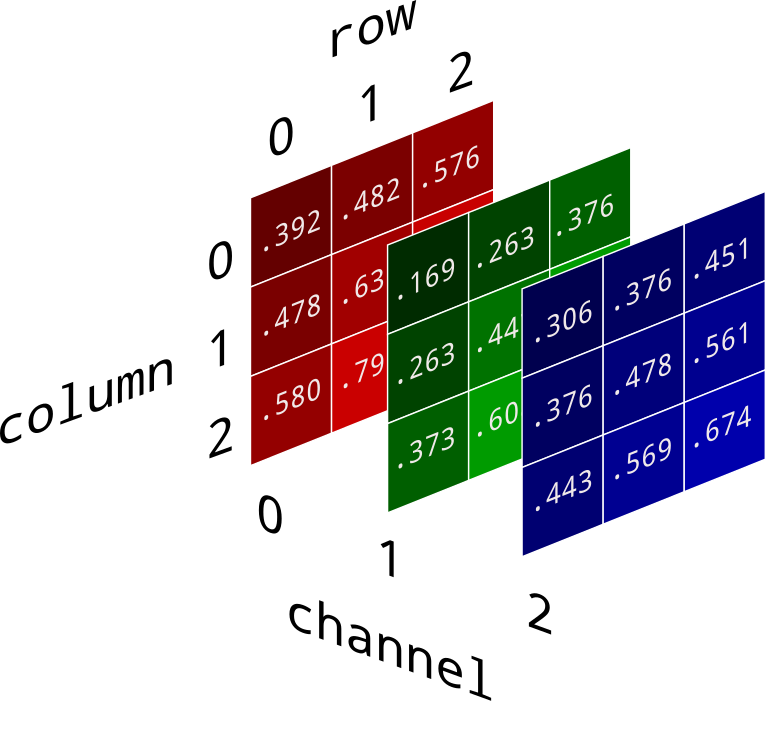
#> input picture Nump/three_d_array.png, 766 x 735 px
$ jupyter execute Numpy.ipynb
#> lines starting #> are read from the running program, lines starting #| are printed output that depends on the picture; after the words box and inside, x2 and y2 are one past the last pixel; in counts of white or black regions, pixels touching at a corner belong together
# Assignment-09
### Numpy

### Questin 01
Scientific Data Analysis with NumPy You are a scientist conducting research on climate change. You have collected temperature data from weather stations around the world stored in a NumPy array. Your task is to analyze the data using NumPy to:
1. Calculate the average temperature for each month across all stations.
2. Identify the station with the highest and lowest average temperature.
3. Determine the month with the largest temperature variation.
4. Visualize the temperature data using line plots or heatmaps.

<b>Use the following data set

[cell 1]
import numpy as np

# Sample temperature data for each month (in Celsius)
temperature_data = np.array([
    # January
    [10, 12, 15, 8, 9],
    # February
    [11, 13, 14, 9, 10],
    # March
    [12, 14, 16, 10, 11],
    # April
    [14, 16, 18, 12, 13],
    # May
    [16, 18, 20, 14, 15],
    # June
    [18, 20, 22, 16, 17],
    # July
    [20, 22, 24, 18, 19],
    # August
    [22, 24, 26, 20, 21],
    # September
    [20, 22, 24, 18, 19],
    # October
    [18, 20, 22, 16, 17],
    # November
    [15, 17, 19, 13, 14],
    # December
    [12, 14, 16, 10, 11]
])

# Station names for reference
station_names = ['Station A', 'Station B', 'Station C', 'Station D', 'Station E']

[cell 2]
#Average temperature for each month

monthly_avg_temp = np.mean(temperature_data, axis=1)
print("Average temperature for each month:", monthly_avg_temp)

[cell 3]
# Calculate average temperature for each station
station_avg_temp = np.mean(temperature_data, axis=0)
station_names = ['Station A', 'Station B', 'Station C', 'Station D', 'Station E']

# Identify the station with the highest and lowest average temperature
max_temp_station = station_names[np.argmax(station_avg_temp)]
min_temp_station = station_names[np.argmin(station_avg_temp)]

print("Station with the highest average temperature:", max_temp_station)
print("Station with the lowest average temperature:", min_temp_station)

[cell 4]
#Month with the largest temperature variation

# Calculate the standard deviation for each month
monthly_temp_variation = np.std(temperature_data, axis=1)

# Identify the month with the largest temperature variation
month_with_max_variation = np.argmax(monthly_temp_variation) + 1  # +1 to convert 0-index to 1-index for month
print("Month with the largest temperature variation:", month_with_max_variation)

[cell 5]
#Visualize the temperature data using line plots or heatmaps

import matplotlib.pyplot as plt

# Line plot for monthly average temperatures
plt.figure(figsize=(10, 6))
plt.plot(monthly_avg_temp, marker='o')
plt.title('Average Monthly Temperatures')
plt.xlabel('Month')
plt.ylabel('Average Temperature (Celsius)')
plt.xticks(ticks=np.arange(12), labels=[
    'Jan', 'Feb', 'Mar', 'Apr', 'May', 'Jun', 'Jul', 'Aug', 'Sep', 'Oct', 'Nov', 'Dec'])
plt.grid(True)
plt.show()
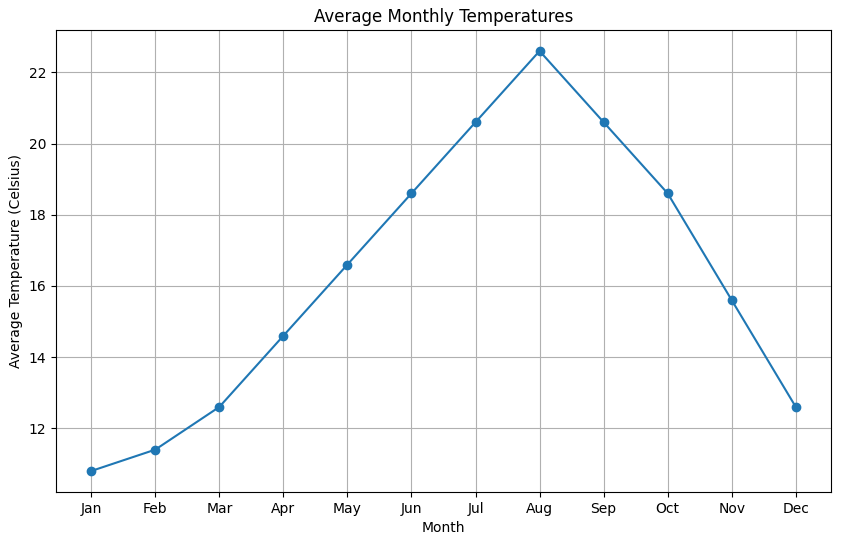
#> figure drawn by matplotlib, 1 panel; curve peaks at x = 7, y = 22.6

# Heatmap for all temperature data
plt.figure(figsize=(10, 6))
plt.imshow(temperature_data, aspect='auto', cmap='hot', interpolation='nearest')
plt.colorbar(label='Temperature (Celsius)')
plt.title('Monthly Temperature Data for All Stations')
plt.xlabel('Station')
plt.ylabel('Month')
plt.xticks(ticks=np.arange(5), labels=station_names)
plt.yticks(ticks=np.arange(12), labels=[
    'Jan', 'Feb', 'Mar', 'Apr', 'May', 'Jun', 'Jul', 'Aug', 'Sep', 'Oct', 'Nov', 'Dec'])
plt.show()
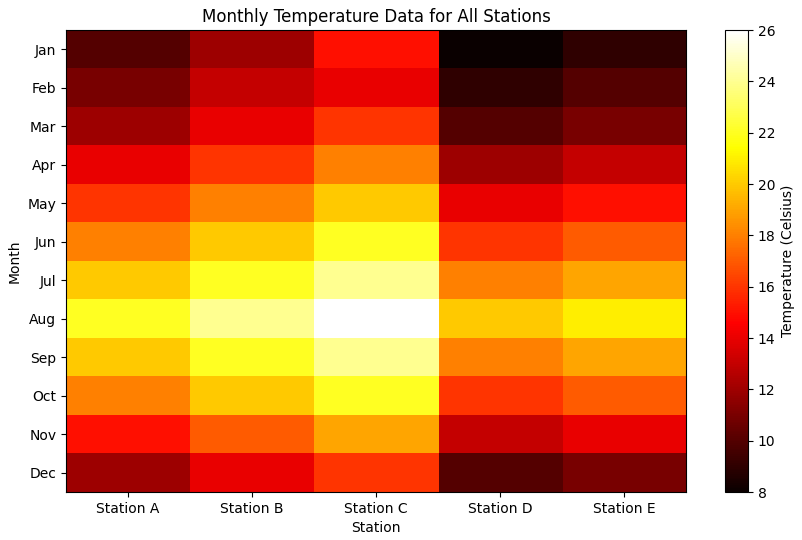
#> figure drawn by matplotlib, 2 panels

### Questin 02
 Financial Analysis with NumPy You are a data analyst working for a financial company. You have a dataset containing daily stock prices of a company for the past year stored in a NumPy array. Your task is to perform the following analysis using NumPy:
1. Calculate the daily returns of the stock prices.
2. Compute the mean, standard deviation, and variance of the daily returns.
3. Identify days with the highest and lowest returns.
4. Calculate the cumulative returns over the year.

<b>Use the following data set

[cell 6]
import numpy as np

# Sample daily stock prices for the past year
stock_prices = np.array([
    100.0, 102.5, 105.3, 107.1, 108.9, 110.7, 109.8, 108.2, 106.5, 105.0, 103.5, 102.0,
    101.2, 100.5, 99.8, 98.7, 97.6, 96.5, 95.4, 94.3, 93.2, 92.1, 91.0, 90.5, 90.0, 89.5,
    89.0, 88.5, 88.0, 87.5, 87.0, 86.5, 86.0, 86.5, 87.0, 87.5, 88.0, 88.5, 89.0, 89.5,
    90.0, 90.5, 91.0, 91.5, 92.0, 92.5, 93.0, 93.5, 94.0, 94.5, 95.0, 95.5, 96.0, 96.5,
    97.0, 97.5, 98.0, 98.5, 99.0, 99.5, 100.0, 101.0, 102.0, 103.0, 104.0, 105.0, 106.0,
    107.0, 108.0, 109.0, 110.0, 111.0, 112.0, 113.0, 114.0, 115.0, 116.0, 117.0, 118.0,
    119.0, 120.0, 121.0, 122.0, 123.0, 124.0, 125.0, 126.0, 127.0, 128.0, 129.0, 130.0,
    131.0, 132.0, 133.0, 134.0, 135.0, 136.0, 137.0, 138.0, 139.0, 140.0, 141.0, 142.0,
    143.0, 144.0, 145.0, 146.0, 147.0, 148.0, 149.0, 150.0, 151.0, 152.0, 153.0, 154.0,
    155.0, 156.0, 157.0, 158.0, 159.0, 160.0, 161.0, 162.0, 163.0, 164.0, 165.0, 166.0,
    167.0, 168.0, 169.0, 170.0, 171.0, 172.0, 173.0, 174.0, 175.0, 176.0, 177.0, 178.0,
    179.0, 180.0, 181.0, 182.0, 183.0, 184.0, 185.0, 186.0, 187.0, 188.0, 189.0, 190.0,
    191.0, 192.0, 193.0, 194.0, 195.0, 196.0, 197.0, 198.0, 199.0, 200.0
])

[cell 7]
# Calculate daily returns

daily_returns = (stock_prices[1:] - stock_prices[:-1]) / stock_prices[:-1]
print("Daily returns:", daily_returns)

[cell 8]
# Calculate mean, standard deviation, and variance of daily returns

mean_return = np.mean(daily_returns)
std_dev_return = np.std(daily_returns)
variance_return = np.var(daily_returns)

print("Mean daily return:", mean_return)
print("Standard deviation of daily returns:", std_dev_return)
print("Variance of daily returns:", variance_return)

[cell 9]
# Identify the days with the highest and lowest returns

highest_return_day = np.argmax(daily_returns) + 1  # +1 to adjust for the shift caused by daily_returns calculation
lowest_return_day = np.argmin(daily_returns) + 1

print("Day with the highest return:", highest_return_day)
print("Day with the lowest return:", lowest_return_day)

[cell 10]
# Calculate cumulative returns

cumulative_return = np.prod(1 + daily_returns) - 1
print("Cumulative return over the year:", cumulative_return)

### Questin 03

You are working on a project that involves image processing. In this assignment, you will utilize NumPy to implement various operations on an RGB image of your own choice. Follow the steps below:

- Select an Image:
- Choose an RGB image of your own choice. You can use any image. Ensure that the image is in RGB format.
- Convert RGB Image to Grayscale:
- Convert the grayscale image to a binary image using a threshold value.
- Apply Gaussian blur to the binary image to reduce noise.
- Detect edges in the blurred image using the Sobel operator.
- Compute the histogram of pixel intensities in the original grayscale image.

<br> Visualize the results of each operation to observe the effects on the image.
Submission Guidelines:

<br>Submit the selected RGB image in the submission as well.

[cell 11]
import matplotlib.pyplot as plt
from PIL import Image
from skimage import color, filters
from scipy.ndimage import gaussian_filter, sobel

# Load the RGB image
image = Image.open("three_d_array.png")  # Replace "path_to_your_image" with the actual path to your RGB image file
#> image is the input picture: PIL image 766x735 RGBA; mean R, G, B, A 17.8, 13.4, 19.6, 76

# Convert the image to a NumPy array
three_d_array = np.array(image)

# Ensure the image is in RGB format (some images may have an alpha channel)
if three_d_array.shape[2] > 3:
    # Drop the alpha channel if present
    three_d_array = three_d_array[:, :, :3]
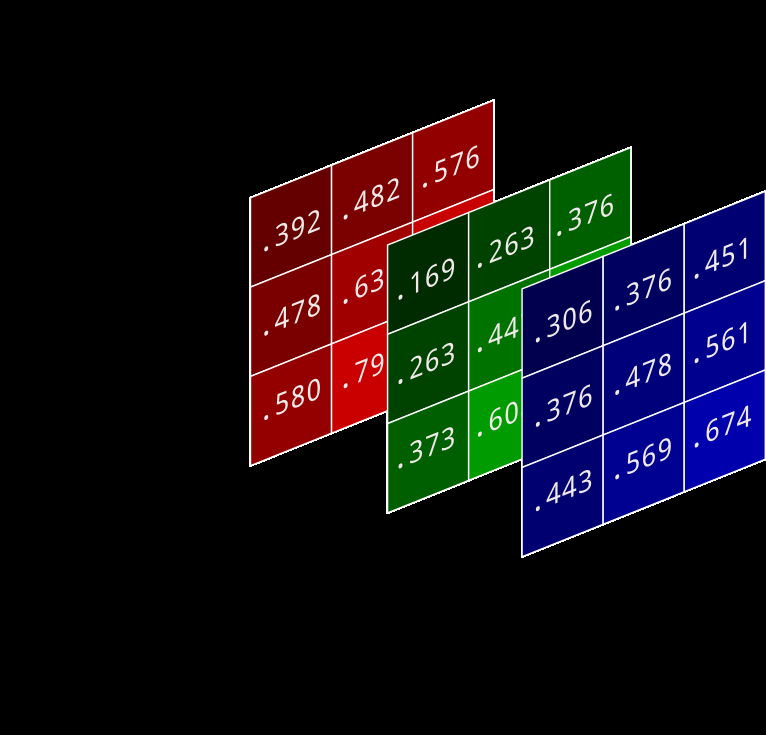
#> three_d_array: shape (735, 766, 3); mean R, G, B 17.8, 13.4, 19.6

# Display the shape of the array to verify it's an RGB image
print("Shape of the RGB image array:", three_d_array.shape)
#| Shape of the RGB image array: (735, 766, 3)

[cell 12]
# 2. Convert RGB Image to Grayscale

gray_image = color.rgb2gray(three_d_array)
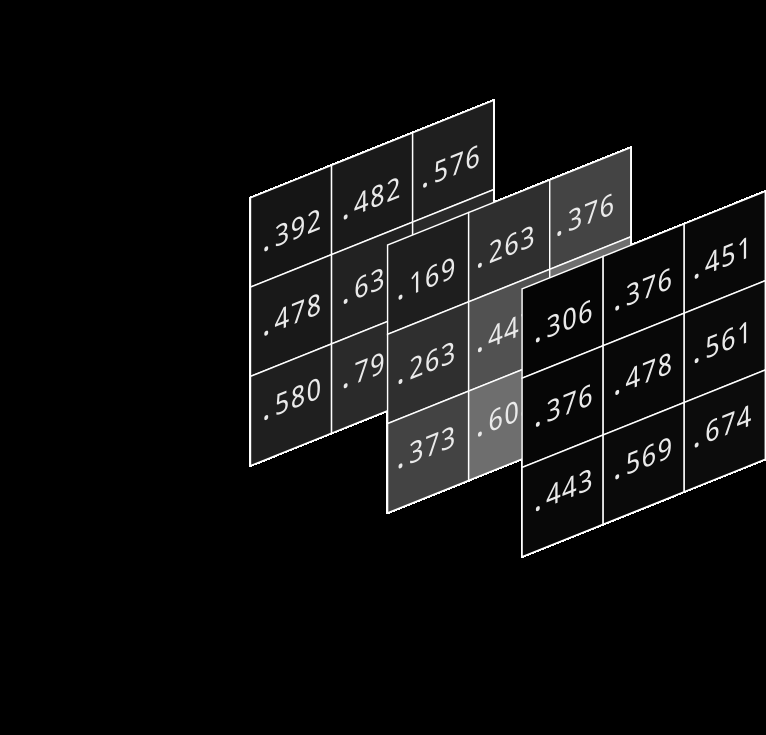
#> gray_image: shape (735, 766) float64; min 0, max 1, mean 0.058

[cell 13]
# Convert Grayscale Image to a Binary Image

threshold = 0.5  # Threshold value can be adjusted
binary_image = gray_image > threshold
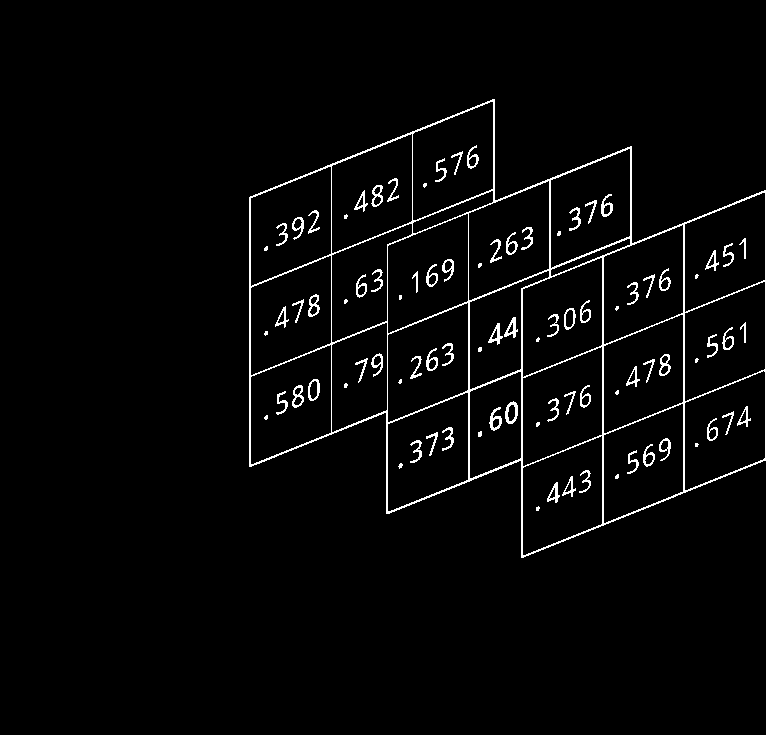
#> binary_image: shape (735, 766) bool; 2.9% white in thin lines or dots, all inside (x1, y1, x2, y2) = (249, 99, 766, 558)

[cell 14]
# Apply Gaussian Blur

blurred_image = gaussian_filter(binary_image.astype(float), sigma=1)
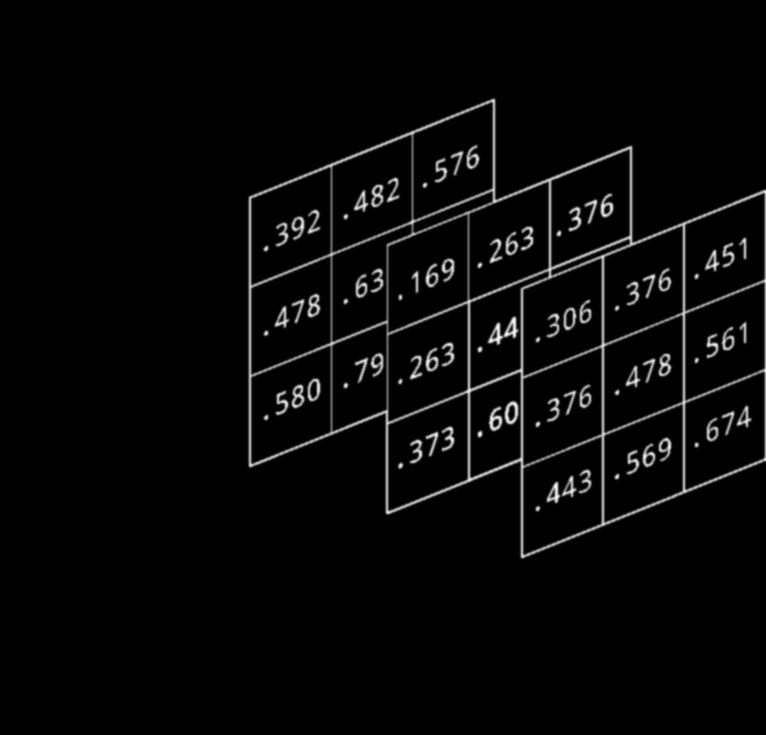
#> blurred_image: shape (735, 766) float64; min 0, max 0.975, mean 0.0286

[cell 15]
# Detect Edges using Sobel Operator

edges = sobel(blurred_image)
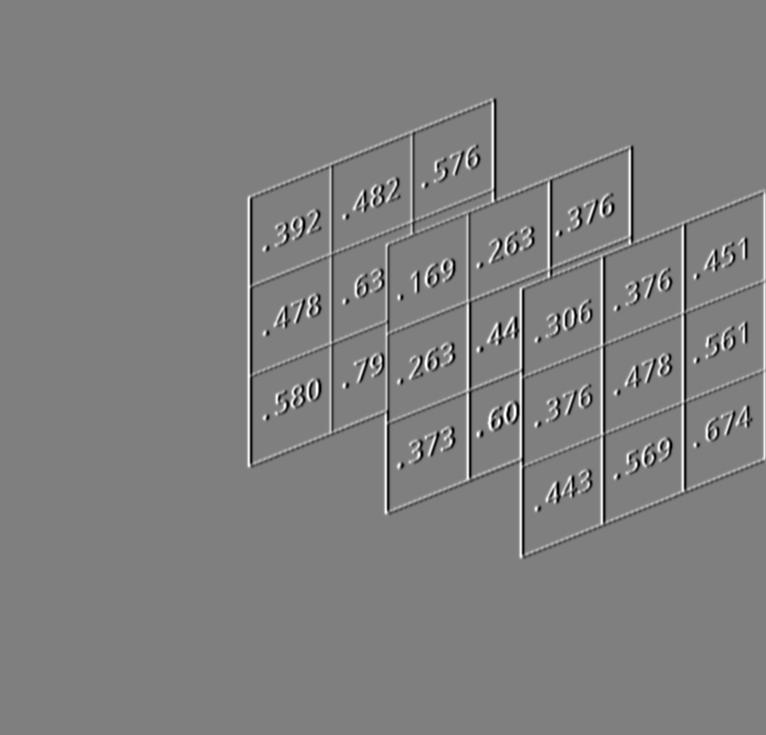
#> edges: shape (735, 766) float64; min -2.56, max 2.56, mean 0.00252; drawn with min black and max white

[cell 16]
# Compute Histogram of Pixel Intensities in the Original Grayscale Image

hist, bins = np.histogram(gray_image, bins=256, range=(0, 1))
#> hist = 256 values, max 401046 at index 0, min 0 at index 1, mean 2199.3; bins = 257 values from 0 to 1

# Plotting the results
fig, ax = plt.subplots(2, 3, figsize=(15, 10))

ax[0, 0].imshow(three_d_array)
ax[0, 0].set_title('Original RGB Image')
ax[0, 0].axis('off')

ax[0, 1].imshow(gray_image, cmap='gray')
ax[0, 1].set_title('Grayscale Image')
ax[0, 1].axis('off')

ax[0, 2].imshow(binary_image, cmap='gray')
ax[0, 2].set_title('Binary Image')
ax[0, 2].axis('off')

ax[1, 0].imshow(blurred_image, cmap='gray')
ax[1, 0].set_title('Gaussian Blurred Image')
ax[1, 0].axis('off')

ax[1, 1].imshow(edges, cmap='gray')
ax[1, 1].set_title('Edges Detected (Sobel)')
ax[1, 1].axis('off')

ax[1, 2].plot(bins[:-1], hist)
ax[1, 2].set_title('Histogram of Grayscale Image')
ax[1, 2].set_xlabel('Pixel Intensity')
ax[1, 2].set_ylabel('Frequency')

plt.tight_layout()
plt.show()
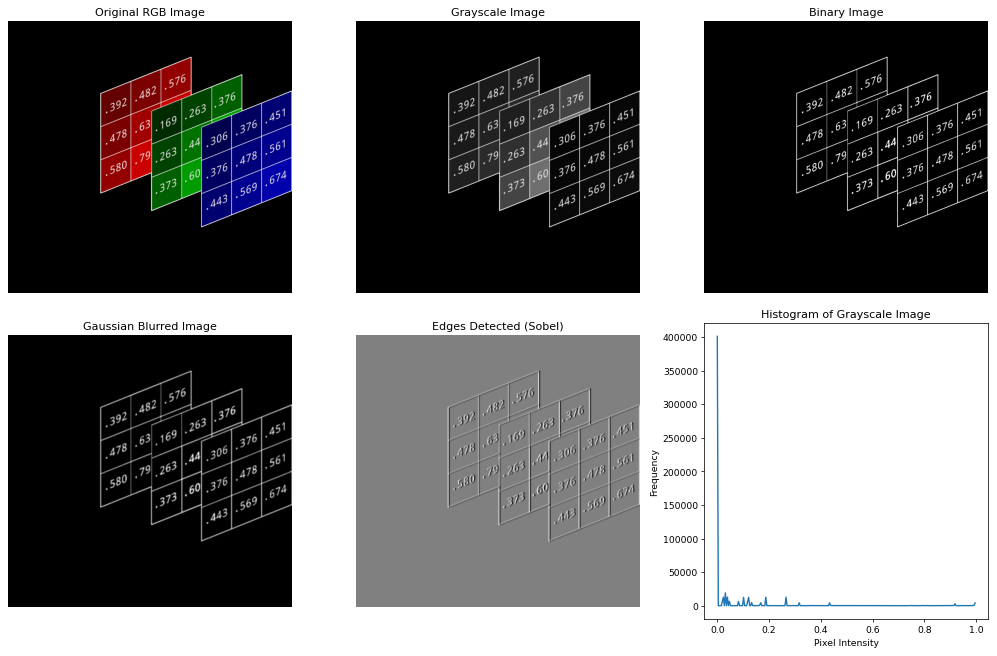
#> figure drawn by matplotlib, 6 panels; panel 6: curve peaks at x = 0, y = 401046
